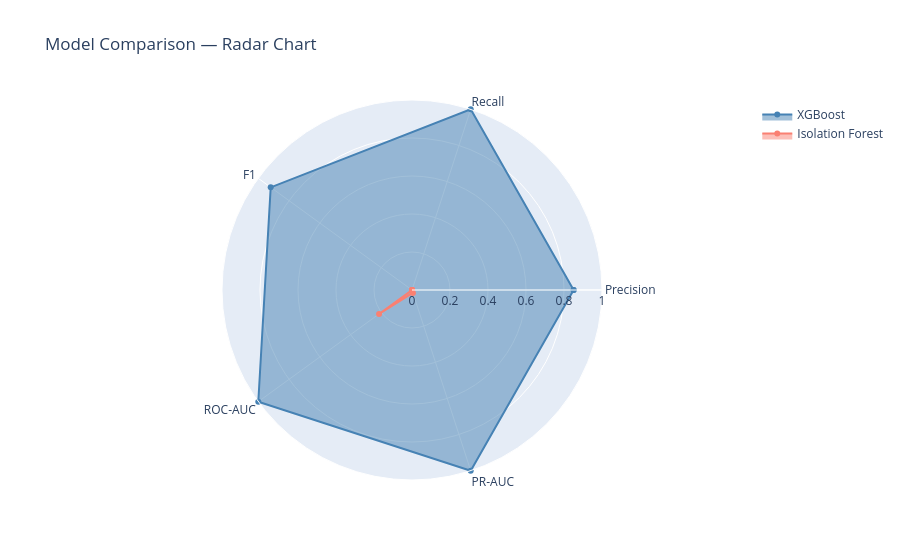

Notebook code for this chart:
### Code cell
# ── 8.2  Radar chart (Plotly) ─────────────────────────────────────────────────
radar_metrics = ["Precision","Recall","F1","ROC-AUC","PR-AUC"]
xgb_vals = [float(comp_df.loc["XGBoost", m]) if not np.isnan(comp_df.loc["XGBoost", m]) else 0 for m in radar_metrics]
if_vals  = [float(comp_df.loc["Isolation Forest", m]) if not np.isnan(comp_df.loc["Isolation Forest", m]) else 0 for m in radar_metrics]

fig_radar = go.Figure()
fig_radar.add_trace(go.Scatterpolar(
    r=xgb_vals + [xgb_vals[0]], theta=radar_metrics + [radar_metrics[0]],
    fill="toself", name="XGBoost", line_color="steelblue",
))
fig_radar.add_trace(go.Scatterpolar(
    r=if_vals + [if_vals[0]], theta=radar_metrics + [radar_metrics[0]],
    fill="toself", name="Isolation Forest", line_color="salmon",
))
fig_radar.update_layout(
    polar=dict(radialaxis=dict(visible=True, range=[0, 1])),
    title="Model Comparison — Radar Chart",
    showlegend=True,
)
fig_radar.show()

### Figure 1 — Plotly figure (JSON) as saved in the notebook; plotly's stock layout.template omitted (floating-point values rounded to 4 significant figures)
{"data": [{"fill": "toself", "line": {"color": "steelblue"}, "name": "XGBoost", "r": [0.8506, 1, 0.9193, 1, 1, 0.8506], "theta": ["Precision", "Recall", "F1", "ROC-AUC", "PR-AUC", "Precision"], "type": "scatterpolar"}, {"fill": "toself", "line": {"color": "salmon"}, "name": "Isolation Forest", "r": [0, 0, 0, 0.2143, 0.01593, 0], "theta": ["Precision", "Recall", "F1", "ROC-AUC", "PR-AUC", "Precision"], "type": "scatterpolar"}], "layout": {"polar": {"radialaxis": {"range": [0, 1], "visible": true}}, "showlegend": true, "title": {"text": "Model Comparison — Radar Chart"}}}
